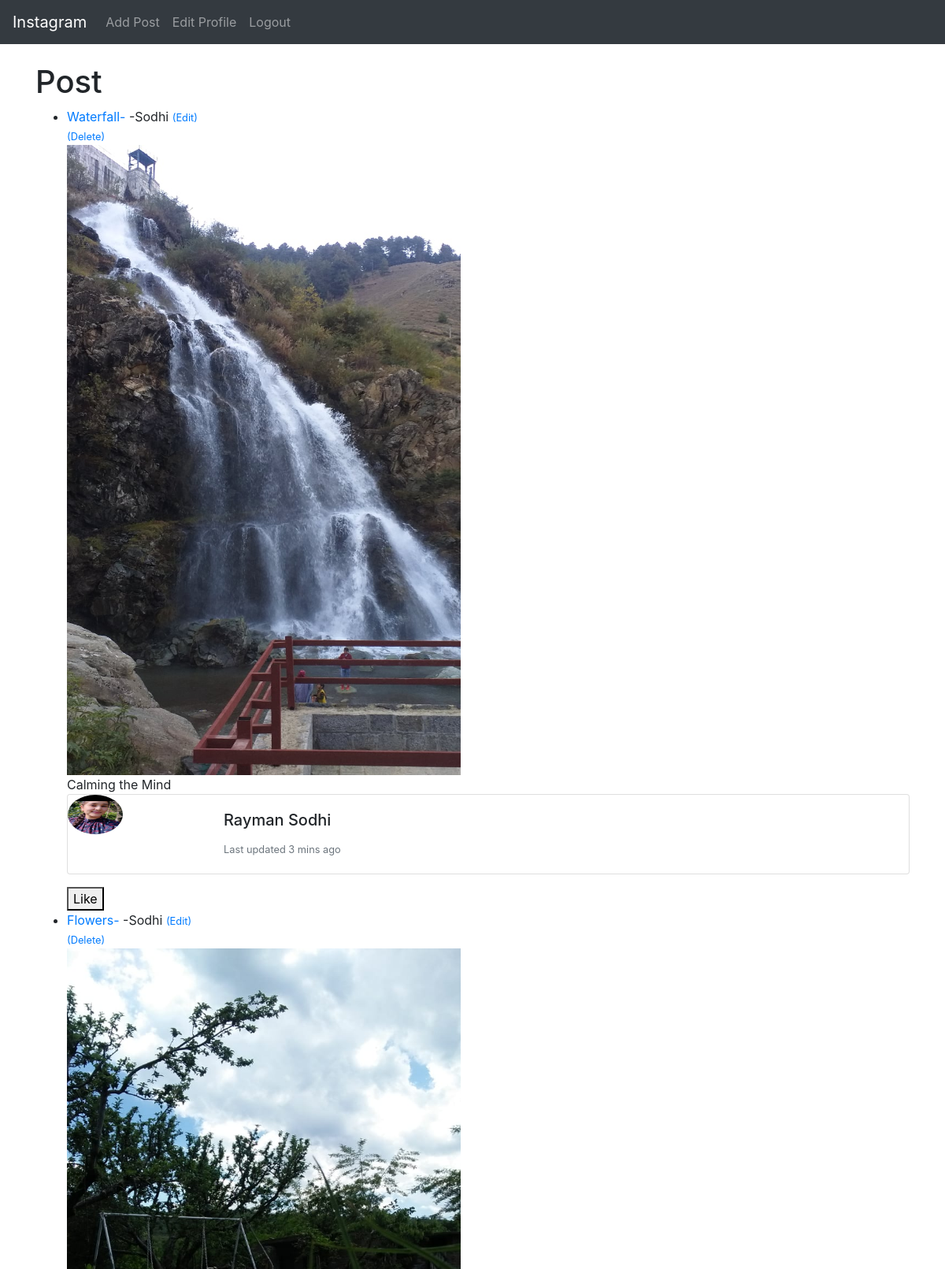
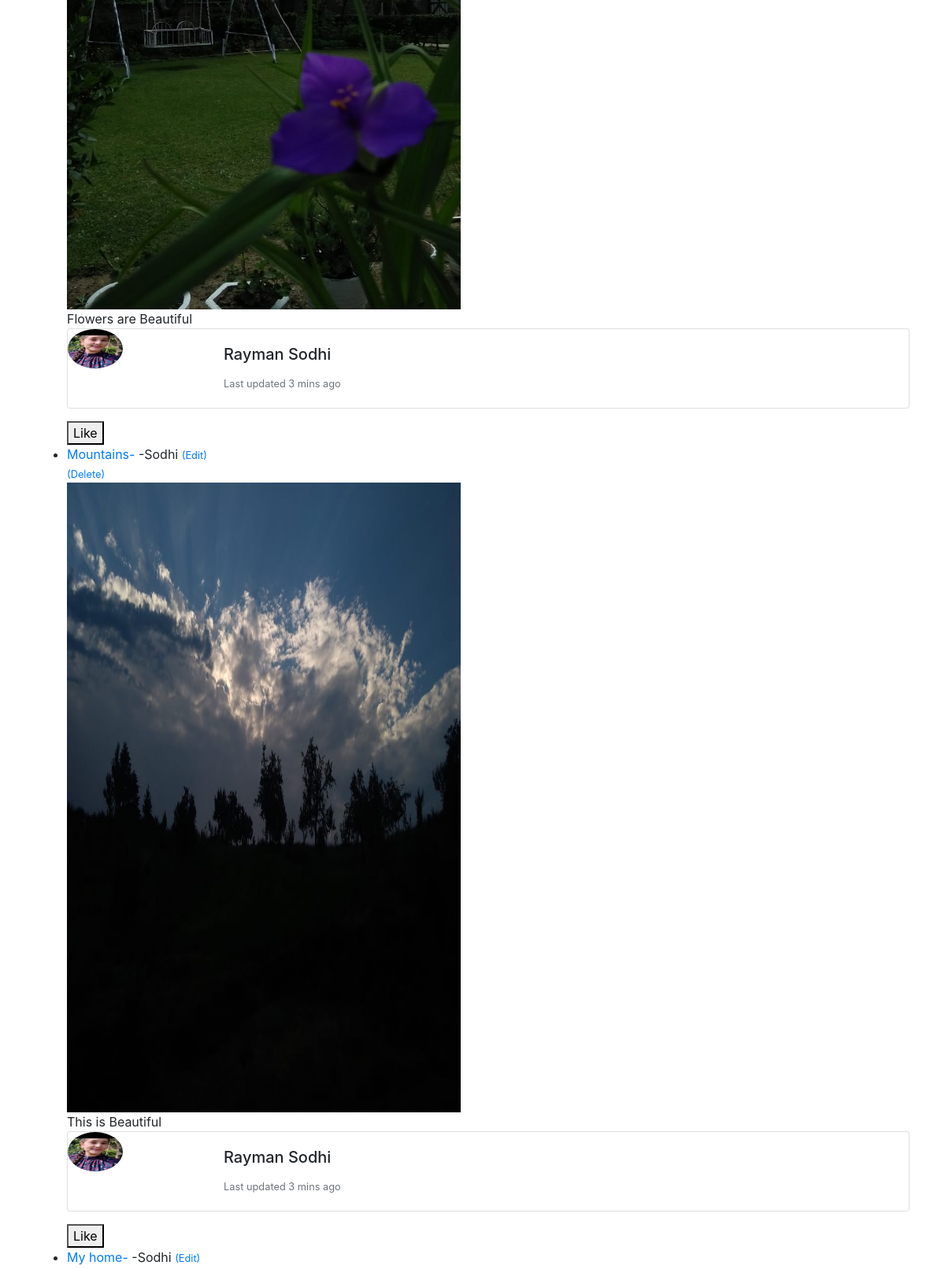
The app's page / (signed in, upper part) with its own data (2 pictures, top to bottom).
### insta/models.py (models this page shows)
class Post(models.Model):
    title= models.CharField(max_length=255)
    header_image=models.ImageField(null=True, blank=True,upload_to="images/")
    title_tag = models.CharField(max_length=255,default="Instagram")
    author=models.ForeignKey(User, on_delete=models.CASCADE)
    body=models.TextField()
    likes=models.ManyToManyField(User,related_name='insta_posts')

class Profile(models.Model):
        user=models.OneToOneField(User,null=True,on_delete=models.CASCADE)
        bio=models.TextField()
        profile_pic=models.ImageField(null=True, blank=True,upload_to="images/profile/")
        title=models.CharField(max_length=255,null=True,blank=True)

### insta/views.py (the view)
# urls.py: path('', HomeView.as_view(),name="home"),
class HomeView(ListView):
    model= Post
    template_name = 'home.html'
    ordering=['-id']

### insta/templates/home.html (shortened to what this page needs)
{% extends 'base.html' %}
{% block content %}
<h1>Post</h1>
<ul>
{% for post in object_list %}
<li><a href="{% url 'detail' post.pk %}">
       {{post.title}}-  </a>-{{post.author.last_name}}
  {% if user.is_authenticated %}
    {% if user.id == post.author.id %}
   <small> <a href="{% url 'update_post' post.pk %}">(Edit)</a> <br/>
 <a href="{% url 'delete_post' post.pk %}">(Delete)</a> </small> <br/>
{% if post.header_image %}
<img src="{{post.header_image.url}}" width="500" height="800"></br>
{% endif %}
    {% endif %}
    {% endif %}
    {{post.body}}</li>
    <div class="card mb-3" >
  <div class="row no-gutters">
    <div class="col-md-2">
      <img src="{{post.author.profile.profile_pic.url}}" width="70" height="50" class="rounded-circle">
    </div>
    <div class="col-md-10">
      <div class="card-body">
        <h5 class="card-title"> {{post.author.first_name}}
{{post.author.last_name}}</h5>
        <p class="card-text"><small class="text-muted">Last updated 3 mins ago</small></p>
      </div>
    </div>
  </div>
</div>
<form action ="{% url 'like_post' post.pk %}"
      method="POST">
    <button type="submit", name="post_id",value="{{ post.id }}",class="btn btn-primary btn-sm" > Like</button>
</form>
{% endfor %}
</ul>
 {% endblock %}

### records on screen
Post: title "Waterfall", author.last_name "Sodhi", header_image (picture), body "Calming the Mind", author.profile.profile_pic (picture), author.first_name "Rayman", {{ post.id }} 23 (drawn)
Post: title "Flowers", author.last_name "Sodhi", header_image (picture), body "Flowers are Beautiful", author.profile.profile_pic (picture), author.first_name "Rayman", {{ post.id }} 21 (drawn)
Post: title "Mountains", author.last_name "Sodhi", header_image (picture), body "This is Beautiful", author.profile.profile_pic (picture), author.first_name "Rayman", {{ post.id }} 14 (drawn)
Post: title "My home", author.last_name "Sodhi"
